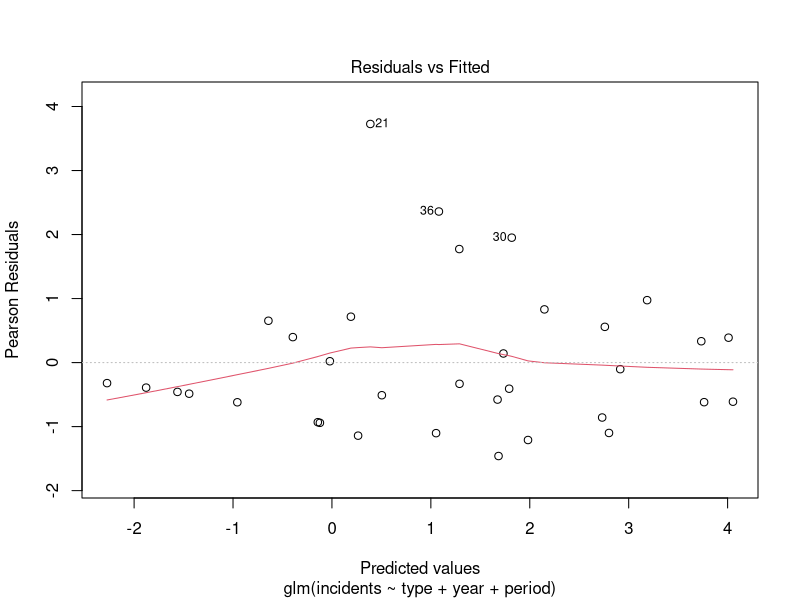
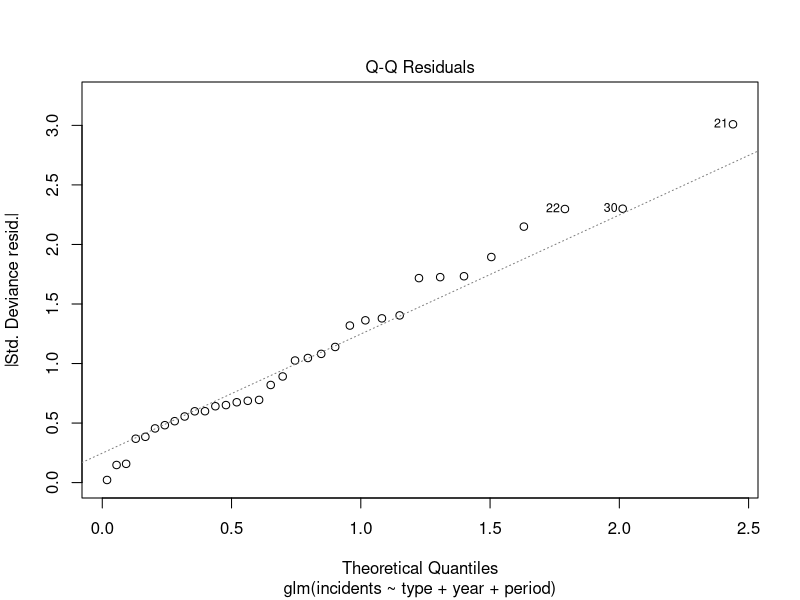
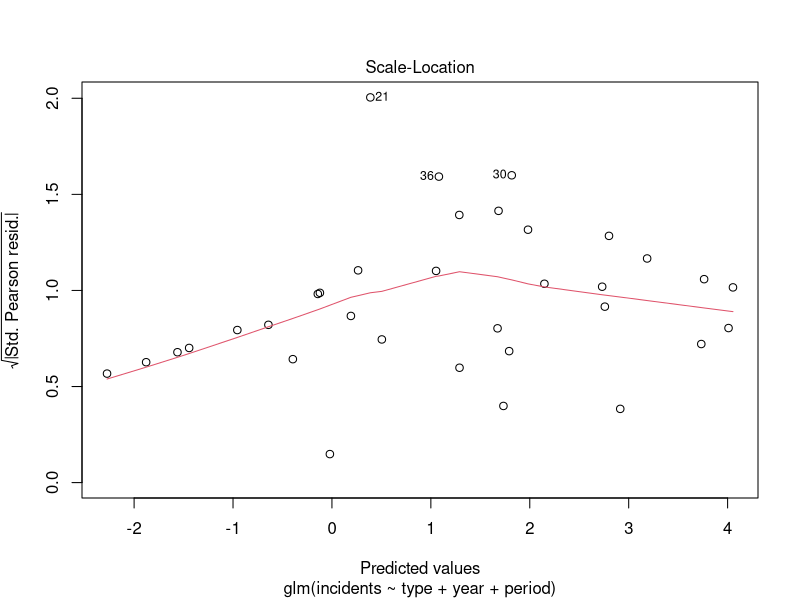
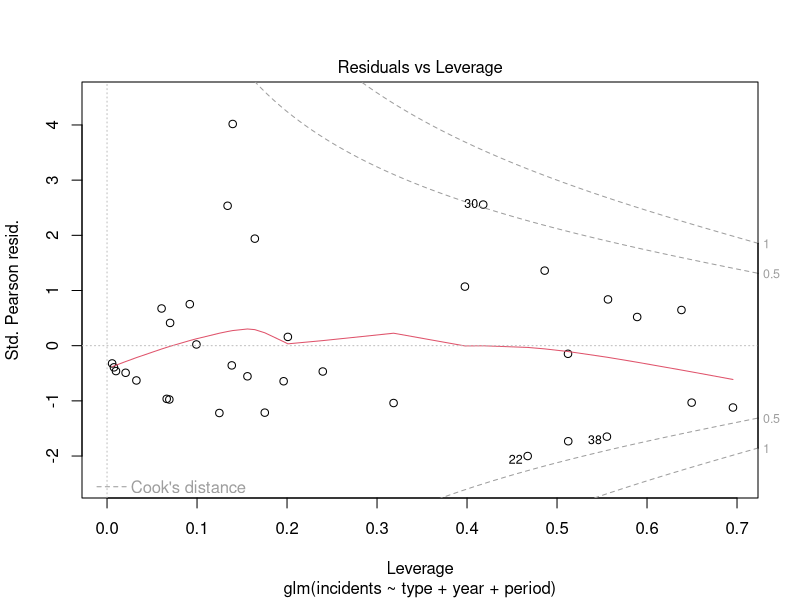

Write the R code that produced these figures, in order. (Note: this script raises an error after producing the figures.)
# Poisson Regression Example
library("stats")
library("foreign")
library("MASS")

data(ships, package = "MASS")
ships$year <- factor(ships$year)
ships.log0 <- glm(
                incidents ~ type + year + period + log(service),
                poisson, ships, subset = service > 0
                )
# set the offset term
ships.log <- update(ships.log0, . ~ . - log(service),
                    offset = log(service)
                    )

summary(ships.log)
plot(ships.log)

ships.log1 <- step(ships.log, . ~ .^2)
drop1(ships1.log1)
disp <- sum(resid(ships.log1, "pear")^2) / 13
1 - pchisq((38.695 - 14.587) / disp, 12)


# Negative Binomial Examples
## ship damage data from MASS package
ships.nb <- update(ships.log, family = neg.bin(20))



"Migration" <-
structure(list(move66 = structure(c(1, 2, 3, 4, 1, 2, 3, 4, 1, 
2, 3, 4, 1, 2, 3, 4), .Label = c("CC", "ULY", "WM", "GL"), class = "factor"), 
    move71 = structure(c(1, 1, 1, 1, 2, 2, 2, 2, 3, 3, 3, 3, 
    4, 4, 4, 4), .Label = c("CC", "ULY", "WM", "GL"), class = "factor"), 
    Fr = c(118, 14, 8, 12, 12, 2127, 69, 110, 7, 86, 2548, 88, 
    23, 130, 107, 7712)), .Names = c("move66", "move71", "Fr"
), row.names = c("1", "2", "3", "4", "5", "6", "7", "8", "9", 
"10", "11", "12", "13", "14", "15", "16"), class = "data.frame")

Migration
Migration$stay <- as.factor(diag(1:4))

matrix(Migration$Fr, 4, 4)
matrix(Migration$stay, 4, 4)

M.S.fit <- glm(Fr ~ stay + move66 + move71, poisson, Migration)
jk9 <- predict(M.S.fit, data.frame(move66 = Migration$move66, move71 = Migration$move71, stay = as.factor(0), type = "res")) # nolint

jk8 <- matrix(jk9, 4, 4)
jk8[,1]/jk8[,2]

sum(jk9)/sum(Migration$Fr)

matrix(fitted(M.S.fit, "res"), 4, 4)

matrix(resid(M.S.fit, "res"), 4, 4)

matrix(resid(M.S.fit, "res"), 4, 4)

Migration$symm <- as.factor(c(0, 12, 13, 14, 12, 0, 23, 24, 13, 23, 0,34, 14, 24, 34,0)) # nolint
matrix(Migration$symm, 4, 4)
# 6 residual (16 - 10) over parametized
glm(Fr~stay+symm,poisson,Migration)
matrix(Migration$stay, 4, 4)
1 - pchisq(9.128, 6)

# macnemar test. it only look at the 
# if two off-diagnoal is the same (looking at the two cell at the same time), expected  # nolint
mcnemar.test(matrix(Migration$Fr,4,4))

# what is this???
sum(resid(glm(Fr ~ stay + symm, poisson, Migration), "pear")^2)


"boys" <-
structure(list(boy = c(0, 1, 2, 3, 4, 5, 6), girl = c(6, 5, 4, 
3, 2, 1, 0), fr = c(1096, 6233, 15700, 22221, 17332, 7908, 1579
)), .Names = c("boy", "girl", "fr"), row.names = c("1", "2", 
"3", "4", "5", "6", "7"), class = "data.frame")
boys
boys.log<-glm(fr~boy,poisson,boys,off=lchoose(6,boy))
boys.log
boys.lgt<-glm(cbind(boy,girl)~1,binomial,boys,wei=fr)
boys.lgt
# these two below are same
predict(boys.log,type="res")/72069
dbinom(0:6,6,plogis(boys.lgt$coef))
sum(resid(boys.log, "pear")^2)

# toward the end, it gets positive, but the middle it becomes negative. so we may need quadratic form.
plot(0:6, resid(boys.log, "work"))
boys.log2<-glm(fr~boy+I(boy^2),poisson, boys,off=lchoose(6,boy))
boys.log2
# this one is more civilized
sum(resid(boys.log2, "pear")^2)

prob<-predict(boys.log2,type="res")/72069
mu <- sum((0:6)*prob)
mu
#p
#6*p
# 
sigmasq<-sum((0:6)^2*prob)-mu^2
sigmasq

# with only 6 parameters, this overdispersion is ignorable but with a large number of sample size, we cannot 
disp <- sigmasq/ (6*mu/6*(1-mu/6))
disp
sum(resid(boys.lgt,type="pear")^2)/72068


# Binomial Family
# budworm data input from MASS book
# 12 different x values
"budworm" <-
structure(list(
        numdead = c(1, 4, 9, 13, 18, 20, 0, 2, 6, 10, 12, 16),
        ldose = c(0, 1, 2, 3, 4, 5, 0, 1, 2, 3, 4, 5),
        sex = structure(c(2, 2, 2, 2, 2, 2, 1, 1, 1, 1, 1, 1), .Label = c("F", "M"), class = "factor"),
        SF = structure(c(1, 4, 9, 13, 18, 20, 0, 2, 6, 10, 12, 16, 19, 16, 11, 7, 2, 0, 20, 18, 14, 10, 8, 4), 
        .Dim = c(12, 2))), 
        .Names = c("numdead", "ldose", "sex", "SF"),
        row.names = c("1", "2", "3", "4", "5", "6", "7", "8", "9", "10", "11", "12"), 
        class = "data.frame")

# Poisson y
"budworm2" <-
structure(list(ldose = c(0, 1, 2, 3, 4, 5, 0, 1, 2, 3, 4, 5, 
0, 1, 2, 3, 4, 5, 0, 1, 2, 3, 4, 5), sex = structure(c(2, 2, 
2, 2, 2, 2, 1, 1, 1, 1, 1, 1, 2, 2, 2, 2, 2, 2, 1, 1, 1, 1, 1, 
1), .Label = c("F", "M"), class = "factor"), Fr = c(1, 4, 9, 
13, 18, 20, 0, 2, 6, 10, 12, 16, 19, 16, 11, 7, 2, 0, 20, 18, 
14, 10, 8, 4), dead = structure(c(2, 2, 2, 2, 2, 2, 2, 2, 2, 
2, 2, 2, 1, 1, 1, 1, 1, 1, 1, 1, 1, 1, 1, 1), .Label = c("0", 
"1"), class = "factor"), id = structure(c(1, 2, 3, 4, 5, 6, 7, 
8, 9, 10, 11, 12, 1, 2, 3, 4, 5, 6, 7, 8, 9, 10, 11, 12), .Label = c("1", 
"2", "3", "4", "5", "6", "7", "8", "9", "10", "11", "12"), class = "factor")), .Names = c("ldose", 
"sex", "Fr", "dead", "id"), row.names = c("1", "2", "3", "4", 
"5", "6", "7", "8", "9", "10", "11", "12", "13", "14", "15", 
"16", "17", "18", "19", "20", "21", "22", "23", "24"), class = "data.frame")

is.factor(budworm2$dead)

budworm
budworm2

# previous model
budwm.lgt <- glm(SF ~ ldose + sex, family = binomial, data = budworm)
budwm.lgt

# new method
## coefficients are just alpha for checking the a expected total and observed total are equal
## coefficent of dead1:ldose = that of ldose in budwm.lgt.
## dead1 = (Intercept) in budwm.lgt
budwm.log <- glm(Fr ~ id + dead * (ldose + sex) - 1, poisson, budworm2)
budwm.log


"detg" <-
structure(list(Brand = structure(c(1, 2, 1, 2, 1, 2, 1, 2, 1, 
2, 1, 2, 1, 2, 1, 2, 1, 2, 1, 2, 1, 2, 1, 2), .Label = c("X", 
"M"), class = "factor"), Temp = structure(c(1, 1, 2, 2, 1, 1, 
2, 2, 1, 1, 2, 2, 1, 1, 2, 2, 1, 1, 2, 2, 1, 1, 2, 2), .Label = c("Low", 
"High"), class = "factor"), M.user = structure(c(1, 1, 1, 1, 
2, 2, 2, 2, 1, 1, 1, 1, 2, 2, 2, 2, 1, 1, 1, 1, 2, 2, 2, 2), .Label = c("N", 
"Y"), class = "factor"), Soft = structure(c(3, 3, 3, 3, 3, 3, 
3, 3, 2, 2, 2, 2, 2, 2, 2, 2, 1, 1, 1, 1, 1, 1, 1, 1), .Label = c("Soft", 
"Medium", "Hard"), class = c("ordered", "factor")), Fr = c(68, 
42, 42, 30, 37, 52, 24, 43, 66, 50, 33, 23, 47, 55, 23, 47, 63, 
53, 29, 27, 57, 49, 19, 29)), .Names = c("Brand", "Temp", "M.user", 
"Soft", "Fr"), row.names = c("1", "2", "3", "4", "5", "6", "7", 
"8", "9", "10", "11", "12", "13", "14", "15", "16", "17", "18", 
"19", "20", "21", "22", "23", "24"), class = "data.frame")
"detg1" <-
structure(list(Temp = structure(c(1, 2, 1, 2, 1, 2, 1, 2, 1, 
2, 1, 2), class = "factor", .Label = c("Low", "High")), M.user = structure(c(1, 
1, 2, 2, 1, 1, 2, 2, 1, 1, 2, 2), class = "factor", .Label = c("N", 
"Y")), Soft = structure(c(3, 3, 3, 3, 2, 2, 2, 2, 1, 1, 1, 1), class = c("ordered", 
"factor"), .Label = c("Soft", "Medium", "Hard")), M = c(42, 30, 
52, 43, 50, 23, 55, 47, 53, 27, 49, 29), X = c(68, 42, 37, 24, 
66, 33, 47, 23, 63, 29, 57, 19)), .Names = c("Temp", "M.user", 
"Soft", "M", "X"), row.names = c("1", "3", "5", "7", "9", "11", 
"13", "15", "17", "19", "21", "23"), class = "data.frame")

# Soft = softness of the water`
# Temp = temperature of water`
# M.user = whether the user uses the M brands or not
# all covariates are categorical
detg
is.ordered(detg$Soft)

options(contrasts = c("contr.treatment", "contr.treatment"))

# full interaction of X margins gives us the alpha and only y for additive. Everything else are α (meaningless here)
detg.m0 <- glm(Fr ~ M.user * Temp * Soft + Brand, poisson, detg)
# 2 * 2 * 3 = 12 combinations
detg1.m0 <- glm(cbind(X, M) ~ 1, family = binomial, data = detg1)

# we are interested in only aything related to y = BrandM
# all x are discrete. all interaction of x in the model achieve
detg.m0
detg1.m0

# stepwise with AIC 
detg.step <- step(detg.m0, scope = list(lower = ~., upper = ~.^2))
detg.step

# anything without Brands is useless here
# Brand depends on Temperature and User but not on Softness
## why AIC between detg.step and detg1.step are different?
detg1.step <- step(detg1.m0, trace = F, scope = list(upper = ~ M.user * Temp * Soft))
detg1.step

detg.log <- glm(terms(Fr ~ M.user * Temp * Soft + Brand * M.user * Temp, keep.order = T),family = poisson, data = detg) # nolint
detg.log

# should be the same as detg.
detg.lgt <- update(detg1.m0, ~ + M.user * Temp)

# messy here but what we need to do is not fitting the model but 
# this approach allows us to find the multivariate discrete Y
summary(detg.log)
summary(detg.lgt)

# change the environment
options(contrasts = c("contr.treatmment", "contr.treatmment"))
det.log = update(det.log)

# change everything
options(contrasts = c("contr.sum", "contr.sum"))

# i = 1~6, j = 1~4
detg.mm0 <- glm(Fr ~ Temp * Soft + Brand + M.user, poisson, detg)
# stepwise
step(detg.mm0, list(lower = ~., upper = ~.^3))

# outcome is the same as stepwise but we 
detg.mm<-glm(terms(Fr ~ Temp * Soft + Brand * M.user + Temp:Brand, keep.order = TRUE), poisson, detg)

ee <- fitted(detg.mm, "res")
# expected Poisson Count
ee

ee <- array(ee, c(2, 2, 2, 3))
ee

oo <- array(detg$Fr, c(2, 2, 2, 3))
oo
# swap 2nd and 3rd
ee <- aperm(ee, c(1, 3, 2, 4))
oo <- aperm(oo, c(1, 3, 2, 4))

# sum
apply(ee, c(3, 4), sum)
jk <- apply(oo, c(3, 4), sum)
jk

# keeping the temp, changing the softness. Probability
# divide observed count by observed total
ee[, , 1, 1] / jk[1, 1]
ee[, , 1, 2] / jk[1, 2]
ee[, , 1, 3] / jk[1, 3]
ee[, , 2, 3] / jk[2, 3]
ee[, , 2, 1] / jk[2, 1]

# calculate the log odds ratio
# if this is 0, it means independent, but 0.57 so its dependent
log(ee[1, 1, 1, 1] * ee[2, 2, 1, 1] / ee[1, 2, 1, 1] / ee[2, 1, 1, 1])
# change the temp level but the log-odds ratio is still same
log(ee[1, 1, 2, 1] * ee[2, 2, 2, 1] / ee[1, 2, 2, 1] / ee[2, 1, 2, 1])



# Poisson Distribution vs Surrogate Model
y <- rpois(1000, 5)
fr <- as.vector(table(y))
fr
# table of 14 cells
table(y)
# n = 14
n <- length(fr)
# add 7 0s
fr <- c(fr, rep(0, 21 - n))

dat <- data.frame(y = 0:20, fr = fr)
# Coefficients values are same in below
glm(y ~ 1, poisson, dat, wei = fr)
log(sum((0:20) * fr) / 1000)

# using surrogate poisson model to one way table
# The first 14 cells following Poisson, but the latter 7 cells not following Poisson
glm(fr ~ y, poisson, dat, off = -lgamma(y + 1))

# truncated poisson
glm(fr ~ y, poisson, dat[2:21, ], off = -lgamma(y + 1))
